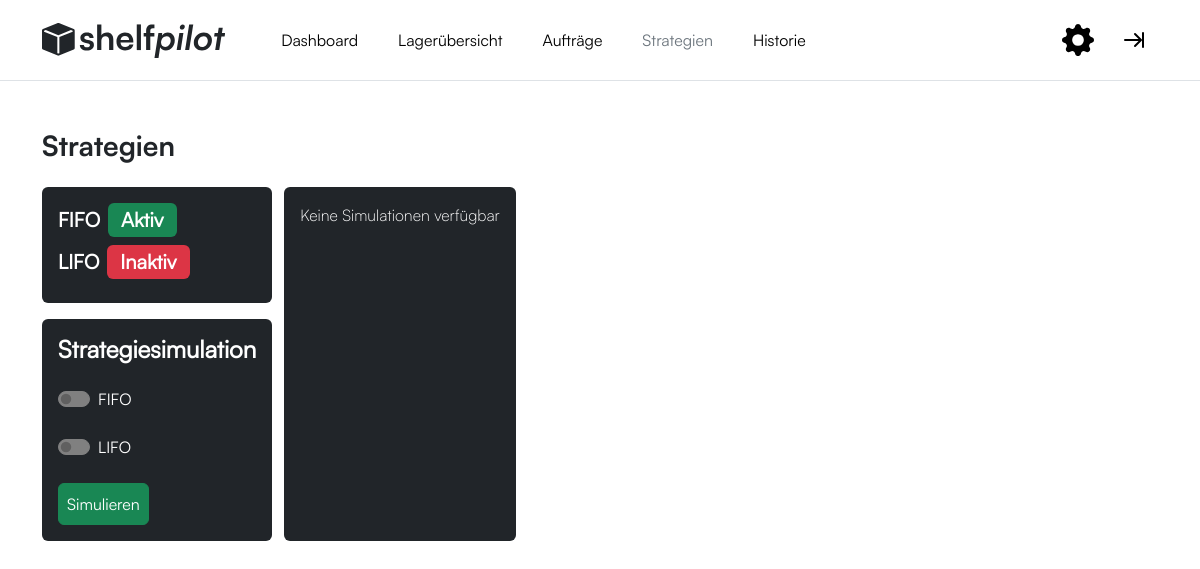
The page /strategien on the database its author committed.
### core/models.py (models this page shows)
class Strategy(models.Model):
    name = models.CharField(max_length=200)
    active = models.BooleanField()

### core/views.py (the view)
# urls.py: path("strategien", views.strategies, name="strategies"),
def strategies(request):
     strategies = Strategy.objects.all()
     return render(request, 'strategies.html', {'strategies': strategies})

### templates/strategies.html (shortened to what this page needs)
{% extends "master.html" %}
{% block content %}
  <h3 class="fw-bold text-start mb-4">Strategien</h3>
  <div class="row">
    <div class="col-md-auto">
      <div class="bg-dark text-white p-3 rounded mb-3">
        {% for strategy in strategies %}
          <div class="d-flex align-items-center mb-2">
            <span class="fw-bold fs-5 me-2">{{ strategy.name }}</span>
            {% if strategy.active %}
              <span class="badge bg-success fs-5">Aktiv</span>
            {% else %}
              <span class="badge bg-danger fs-5">Inaktiv</span>
            {% endif %}
          </div>
        {% endfor %}
      </div>
  <div class="bg-dark text-white p-3 rounded mb-3">
    <h4 class="fw-bold text-start mb-4">Strategiesimulation </h4>
      <form method="post" action="{% url 'strategySimulation' %}">
        {% for strategy in strategies %}
        <div class="form-check form-switch mb-4">
          <input class="form-check-input bg-success border-success" type="checkbox" id="{{ strategy.id }}" name="strategies" value="{{ strategy.id }}">
          <label for="{{ strategy.id }}" class="form-label d-block">
            {{ strategy.name }}
          </label>
        </div>
        {% endfor %}
        <button type="submit" class="btn btn-success p-2"> Simulieren </button>
      </form>
      </div>
  </div>
  {% if strategySimulations %}
    {% for strategySimulation in strategySimulations %}
      <div class="col-md-auto bg-dark text-white p-3 rounded mb-3">
      <h4 class="fw-bold text-start mb-4">{{ strategySimulation.strategy.name }}</h4>
      <p> Gesamtfahrten: {{ strategySimulation.tours }}</p>
      <p> Gesamte Leerfahrten: {{ strategySimulation.empty_tours}} </p>
      <p> Gesamtweg: {{ strategySimulation.distance }} </p>
      <p> Gesamter Leerweg: {{ strategySimulation.empty_distance }} </p>
      <p> Gesamte Zeit: {{ strategySimulation.time }} </p>
      <p> Gesamte Leerzeit: {{ strategySimulation.empty_time }} </p>
      <p> Effizienz Fahrten: {{ strategySimulation.tour_efficiency }} </p>
      <p> Effizienz Weg: {{ strategySimulation.distance_efficiency }} </p>
      <p> Effizienz Zeit: {{ strategySimulation.time_efficiency }} </p>
      <p>Wartungen benötigt: {{ strategySimulation.maintenance }}</p>
      </div>
    {% endfor %}
{% else %}
      <div class="col-md-auto bg-dark text-white p-3 rounded mb-3">
        <p>Keine Simulationen verfügbar</p>
      </div>
{% endif %}
{% endblock %}

### static/css/satoshi.css (style rules this page uses)
body { font-family: 'Satoshi-Regular', sans-serif; }
h1, h2, h3 { font-family: 'Satoshi-Bold', sans-serif; }
small, p { font-family: 'Satoshi-Light', sans-serif; }

### templates/strategies.html (style rules this page uses)
.form-check-input { background-color: grey !important; border-color: grey !important; transition: background-color 0.3s, border-color 0.3s; }

### rows shown on the page
Strategy: name "FIFO", active "Aktiv"
Strategy: name "LIFO", active "Inaktiv"
